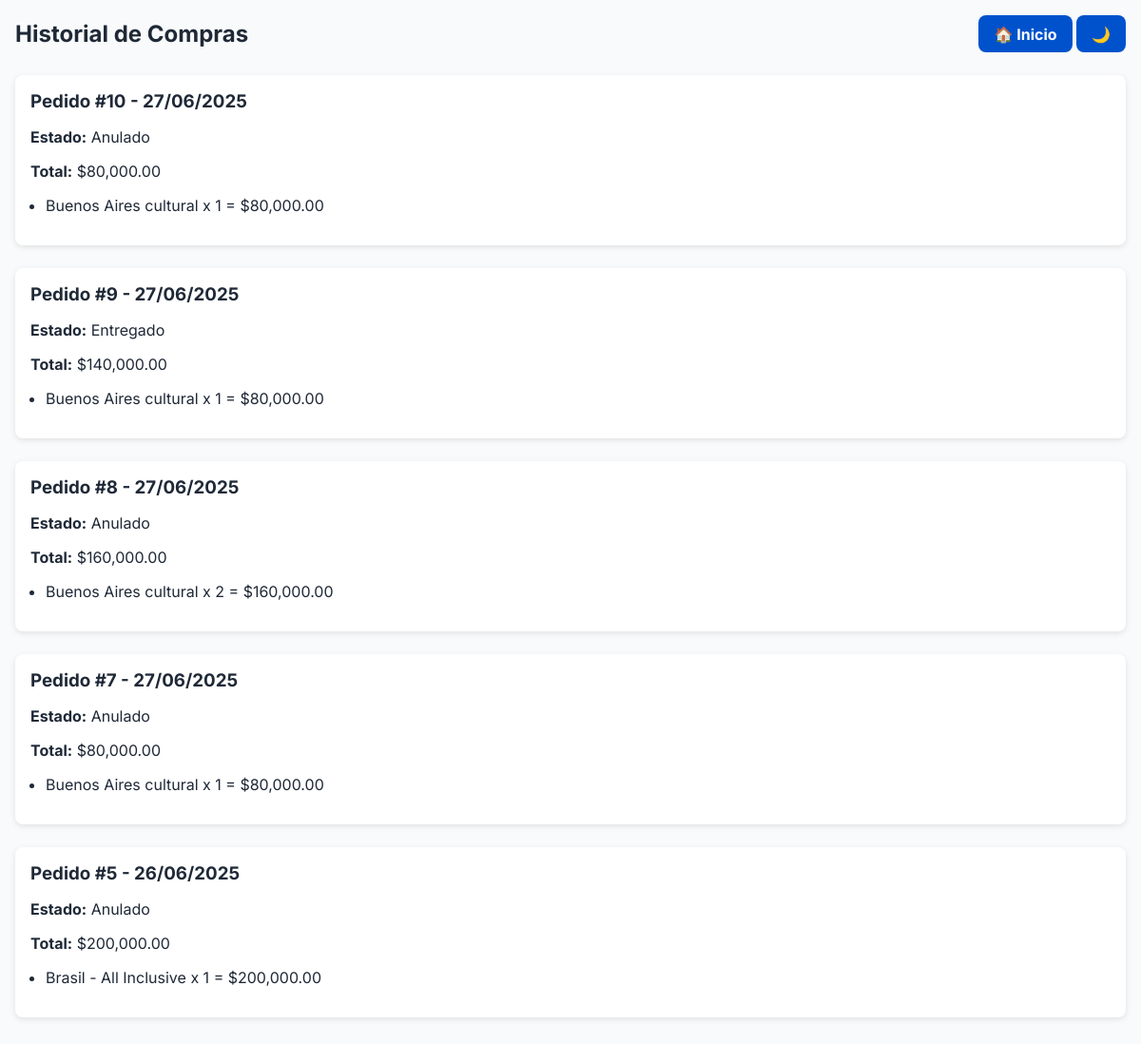
/Publico/historial.php (signed in), run on the app's committed database.
### tables this page shows
CREATE TABLE `pedidos` (
  `id_pedido` int(11) NOT NULL,
  `id_cliente` int(11) NOT NULL,
  `fecha_pedido` datetime DEFAULT current_timestamp(),
  `estado` varchar(50) DEFAULT 'Pendiente',
  `total` decimal(10,2) DEFAULT 0.00
);

CREATE TABLE `detalle_pedido` (
  `id_detalle` int(11) NOT NULL,
  `id_pedido` int(11) NOT NULL,
  `id_producto` int(11) NOT NULL,
  `cantidad` int(11) NOT NULL,
  `precio_unitario` decimal(10,2) NOT NULL
);

CREATE TABLE `productos` (
  `id_producto` int(11) NOT NULL,
  `codigo_producto` varchar(20) NOT NULL,
  `descripcion` text NOT NULL,
  `precio_unitario` decimal(10,2) NOT NULL,
  `disponible` tinyint(1) DEFAULT 1,
  `destino` varchar(100) DEFAULT 'Argentina',
  `duracion_dias` int(11) DEFAULT 7
);

### Publico/historial.php (the view, shortened to what this page needs)
<?php
require_once __DIR__ . '/../Backend/config/db.php';
$id_cliente = $_SESSION['id_cliente'];
$stmt = $pdo->prepare("SELECT * FROM pedidos WHERE id_cliente = ? ORDER BY fecha_pedido DESC");
$stmt->execute([$id_cliente]);
$pedidos = $stmt->fetchAll(PDO::FETCH_ASSOC);
?>
<!DOCTYPE html>
<html lang="es">
<head>
</head>
<body>
<header>
  <h1>Historial de Compras</h1>
  <div>
    <button onclick="window.location.href='home.php'">🏠 Inicio</button>
    <button id="toggle-mode">🌙</button>
  </div>
</header>
<?php if (count($pedidos) === 0): ?>
  <p class="sin-pedidos">No tienes pedidos registrados aún.</p>
<?php else: ?>
  <?php foreach ($pedidos as $pedido): ?>
    <div class="pedido">
      <h3>Pedido #<?= $pedido['id_pedido'] ?> - <?= date('d/m/Y', strtotime($pedido['fecha_pedido'])) ?></h3>
      <p><strong>Estado:</strong> <?= htmlspecialchars($pedido['estado']) ?></p>
      <p><strong>Total:</strong> $<?= number_format($pedido['total'], 2) ?></p>
      <ul class="detalle">
        <?php
          $stmt_detalle = $pdo->prepare("SELECT d.*, p.descripcion FROM detalle_pedido d JOIN productos p ON d.id_producto = p.id_producto WHERE d.id_pedido = ?");
          $stmt_detalle->execute([$pedido['id_pedido']]);
          $detalles = $stmt_detalle->fetchAll(PDO::FETCH_ASSOC);
          foreach ($detalles as $detalle):
        ?>
          <li><?= htmlspecialchars($detalle['descripcion']) ?> x <?= $detalle['cantidad'] ?> = $<?= number_format($detalle['cantidad'] * $detalle['precio_unitario'], 2) ?></li>
        <?php endforeach; ?>
      </ul>
    </div>
  <?php endforeach; ?>
<?php endif; ?>
</body>
</html>

### Publico/historial.php (style rules this page uses)
:root { --color-primario: #0052cc; --color-blanco: #fff; --color-negro: #1f2937; --color-gris: #6b7280; --color-acento: #2563eb; --color-fondo: #f9fafb; --color-fondo-oscuro: #0f172a; --color-card-oscuro: #1e293b; --color-texto-oscuro: #f8fafc; --color-borde-oscuro: #334155; --color-error: #dc2626; --color-success: #10b981; --border-radius: 0.5rem; }
* { box-sizing: border-box; font-family: 'Inter', sans-serif; }
body { margin: 0; padding: 1rem; background-color: var(--color-fondo); color: var(--color-negro); transition: background-color 0.3s, color 0.3s; }
header { display: flex; justify-content: space-between; align-items: center; margin-bottom: 1.5rem; }
header h1 { margin: 0; font-size: 1.5rem; }
button { padding: 0.6rem 1rem; font-weight: bold; font-size: 1rem; border: none; border-radius: var(--border-radius); cursor: pointer; background-color: var(--color-primario); color: var(--color-blanco); }
.pedido { background: var(--color-blanco); padding: 1rem; border-radius: var(--border-radius); box-shadow: 0 2px 6px rgba(0,0,0,0.1); margin-bottom: 1.5rem; transition: background 0.3s, color 0.3s; position: relative; }
.pedido h3 { margin: 0 0 0.5rem; }
.detalle { margin-top: 0.5rem; padding-left: 1rem; }
.detalle li { margin-bottom: 0.3rem; }

### data on the page
pedidos: id_pedido "10", fecha_pedido "27/06/2025", estado "Anulado", total "80,000.00"
detalle_pedido: id_producto.descripcion "Buenos Aires cultural", cantidad "1", $detalle['cantidad'] * $detalle['precio_unitario'] "80,000.00"
pedidos: id_pedido "9", fecha_pedido "27/06/2025", estado "Entregado", total "140,000.00"
detalle_pedido: id_producto.descripcion "Buenos Aires cultural", cantidad "1", $detalle['cantidad'] * $detalle['precio_unitario'] "80,000.00"
pedidos: id_pedido "8", fecha_pedido "27/06/2025", estado "Anulado", total "160,000.00"
detalle_pedido: id_producto.descripcion "Buenos Aires cultural", cantidad "2", $detalle['cantidad'] * $detalle['precio_unitario'] "160,000.00"
pedidos: id_pedido "7", fecha_pedido "27/06/2025", estado "Anulado", total "80,000.00"
detalle_pedido: id_producto.descripcion "Buenos Aires cultural", cantidad "1", $detalle['cantidad'] * $detalle['precio_unitario'] "80,000.00"
pedidos: id_pedido "5", fecha_pedido "26/06/2025", estado "Anulado", total "200,000.00"
detalle_pedido: id_producto.descripcion "Brasil - All Inclusive", cantidad "1", $detalle['cantidad'] * $detalle['precio_unitario'] "200,000.00"
